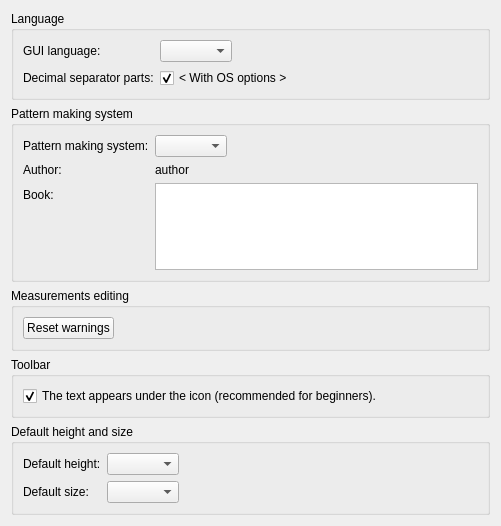
<?xml version="1.0" encoding="UTF-8"?>
<ui version="4.0">
 <class>SeamlyMePreferencesConfigurationPage</class>
 <widget class="QWidget" name="SeamlyMePreferencesConfigurationPage">
  <property name="geometry">
   <rect>
    <x>0</x>
    <y>0</y>
    <width>501</width>
    <height>526</height>
   </rect>
  </property>
  <property name="windowTitle">
   <string notr="true">Configuration</string>
  </property>
  <layout class="QVBoxLayout" name="verticalLayout">
   <item>
    <widget class="QGroupBox" name="groupBox_2">
     <property name="title">
      <string>Language</string>
     </property>
     <layout class="QFormLayout" name="formLayout">
      <property name="fieldGrowthPolicy">
       <enum>QFormLayout::ExpandingFieldsGrow</enum>
      </property>
      <item row="0" column="0">
       <widget class="QLabel" name="label_2">
        <property name="text">
         <string>GUI language:</string>
        </property>
       </widget>
      </item>
      <item row="0" column="1">
       <widget class="QComboBox" name="langCombo"/>
      </item>
      <item row="1" column="0">
       <widget class="QLabel" name="label_3">
        <property name="text">
         <string>Decimal separator parts:</string>
        </property>
       </widget>
      </item>
      <item row="1" column="1">
       <widget class="QCheckBox" name="osOptionCheck">
        <property name="text">
         <string notr="true">&lt; With OS options &gt;</string>
        </property>
        <property name="checked">
         <bool>true</bool>
        </property>
       </widget>
      </item>
     </layout>
    </widget>
   </item>
   <item>
    <widget class="QGroupBox" name="groupBox_3">
     <property name="title">
      <string>Pattern making system</string>
     </property>
     <layout class="QFormLayout" name="formLayout_2">
      <property name="fieldGrowthPolicy">
       <enum>QFormLayout::ExpandingFieldsGrow</enum>
      </property>
      <item row="0" column="0">
       <widget class="QLabel" name="label_6">
        <property name="text">
         <string>Pattern making system:</string>
        </property>
       </widget>
      </item>
      <item row="0" column="1">
       <widget class="QComboBox" name="systemCombo"/>
      </item>
      <item row="1" column="0">
       <widget class="QLabel" name="label_7">
        <property name="text">
         <string>Author:</string>
        </property>
       </widget>
      </item>
      <item row="1" column="1">
       <widget class="QLabel" name="systemAuthorValueLabel">
        <property name="text">
         <string notr="true">author</string>
        </property>
       </widget>
      </item>
      <item row="2" column="0">
       <widget class="QLabel" name="label_9">
        <property name="text">
         <string>Book:</string>
        </property>
       </widget>
      </item>
      <item row="2" column="1">
       <widget class="QPlainTextEdit" name="systemBookValueLabel">
        <property name="sizePolicy">
         <sizepolicy hsizetype="Expanding" vsizetype="Preferred">
          <horstretch>0</horstretch>
          <verstretch>0</verstretch>
         </sizepolicy>
        </property>
        <property name="readOnly">
         <bool>true</bool>
        </property>
       </widget>
      </item>
     </layout>
    </widget>
   </item>
   <item>
    <widget class="QGroupBox" name="groupBox_5">
     <property name="title">
      <string>Measurements editing</string>
     </property>
     <layout class="QVBoxLayout" name="verticalLayout_3">
      <item>
       <widget class="QPushButton" name="resetWarningsButton">
        <property name="sizePolicy">
         <sizepolicy hsizetype="Fixed" vsizetype="Fixed">
          <horstretch>0</horstretch>
          <verstretch>0</verstretch>
         </sizepolicy>
        </property>
        <property name="text">
         <string>Reset warnings</string>
        </property>
       </widget>
      </item>
     </layout>
    </widget>
   </item>
   <item>
    <widget class="QGroupBox" name="groupBox_6">
     <property name="title">
      <string>Toolbar</string>
     </property>
     <layout class="QVBoxLayout" name="verticalLayout_4">
      <item>
       <widget class="QCheckBox" name="toolBarStyle_CheckBox">
        <property name="text">
         <string>The text appears under the icon (recommended for beginners).</string>
        </property>
        <property name="checked">
         <bool>true</bool>
        </property>
       </widget>
      </item>
     </layout>
    </widget>
   </item>
   <item>
    <widget class="QGroupBox" name="groupBox">
     <property name="title">
      <string>Default height and size</string>
     </property>
     <layout class="QFormLayout" name="formLayout_3">
      <property name="fieldGrowthPolicy">
       <enum>QFormLayout::ExpandingFieldsGrow</enum>
      </property>
      <item row="0" column="0">
       <widget class="QLabel" name="label">
        <property name="text">
         <string>Default height:</string>
        </property>
       </widget>
      </item>
      <item row="0" column="1">
       <widget class="QComboBox" name="defHeightCombo"/>
      </item>
      <item row="1" column="0">
       <widget class="QLabel" name="label_4">
        <property name="text">
         <string>Default size:</string>
        </property>
       </widget>
      </item>
      <item row="1" column="1">
       <widget class="QComboBox" name="defSizeCombo"/>
      </item>
     </layout>
    </widget>
   </item>
   <item>
    <spacer name="verticalSpacer">
     <property name="orientation">
      <enum>Qt::Vertical</enum>
     </property>
     <property name="sizeHint" stdset="0">
      <size>
       <width>20</width>
       <height>40</height>
      </size>
     </property>
    </spacer>
   </item>
  </layout>
 </widget>
 <resources/>
 <connections/>
</ui>
